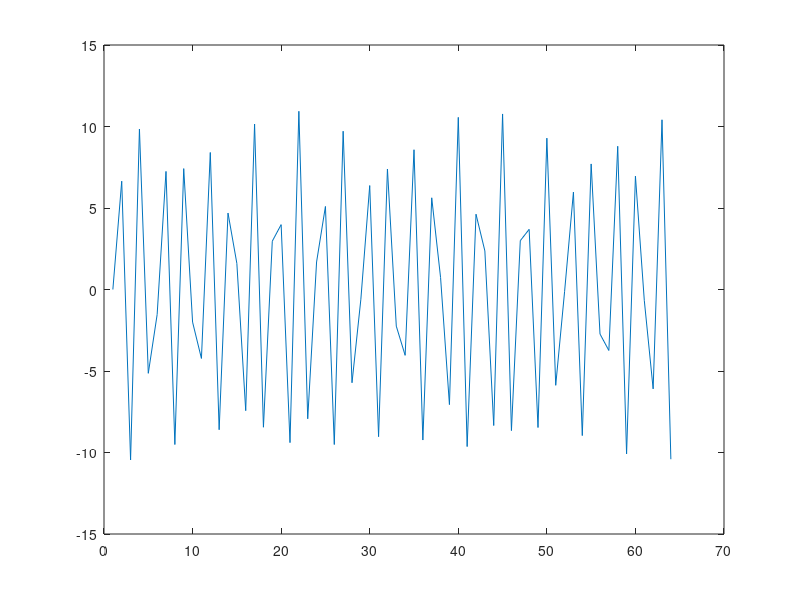
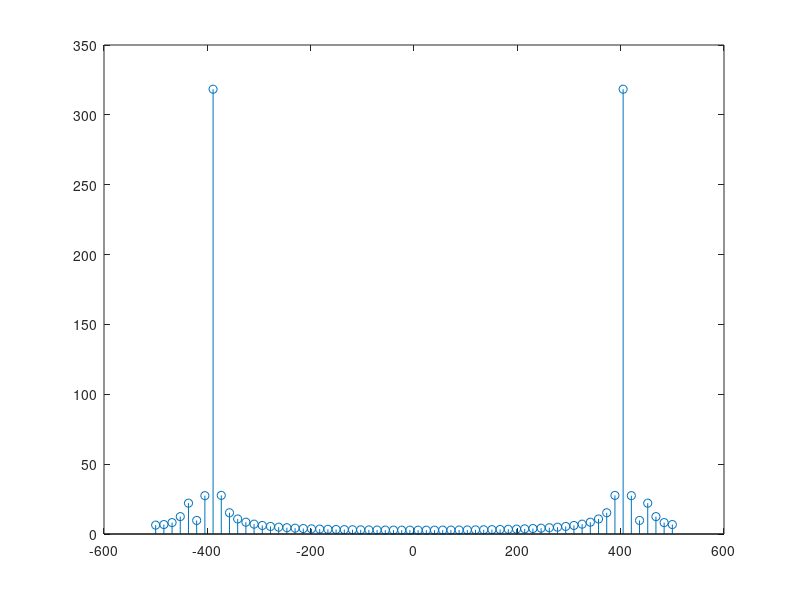
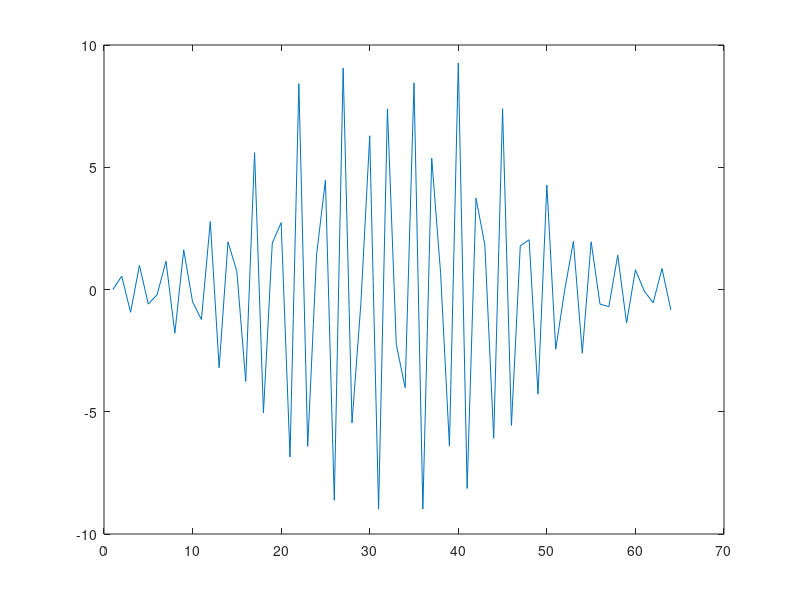
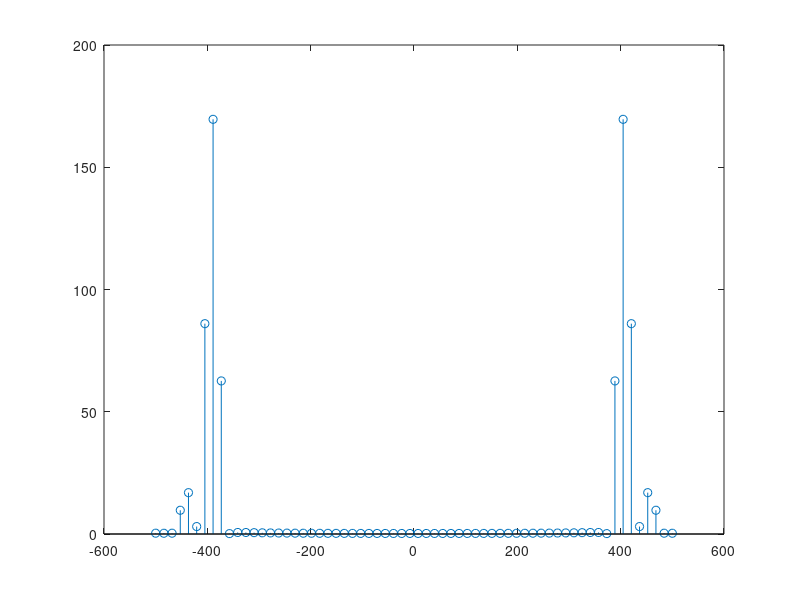

The MATLAB script that drew these images, in order:
  load('notes_signal.mat');

  #figure;
  #coef=fft(notes_signal);
  
  plot(notes_signal);
  
  coef = fft(notes_signal);
  N = length(coef);
  #x = fs / N * linspace(-N/2, N/2, N);

  dx = (N/2-(-N/2))/(N-1);
  for i = 0:N-1
x(i+1) = (-N/2 + dx*i)*fs / N;
end
  
  
  figure;
  stem(x, abs(fftshift(coef)));

  notes_signal = hamming(length(notes_signal))' .* notes_signal;

  figure;
  plot(notes_signal);

  coef1 = fft(notes_signal);
  N = length(coef1);
  x = fs / N * linspace(-N/2, N/2, N);

  figure;
  stem(x, abs(fftshift(coef1)));

